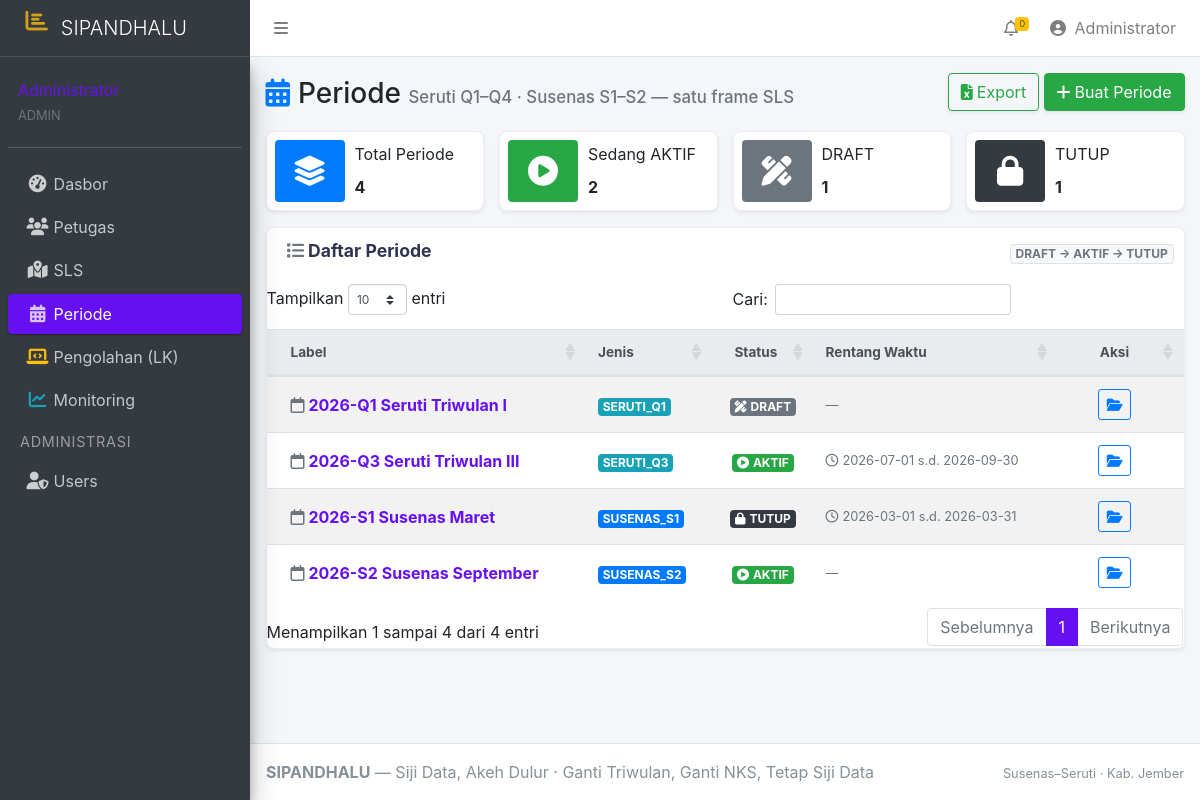
Before: /periode (signed in) with the older database file.
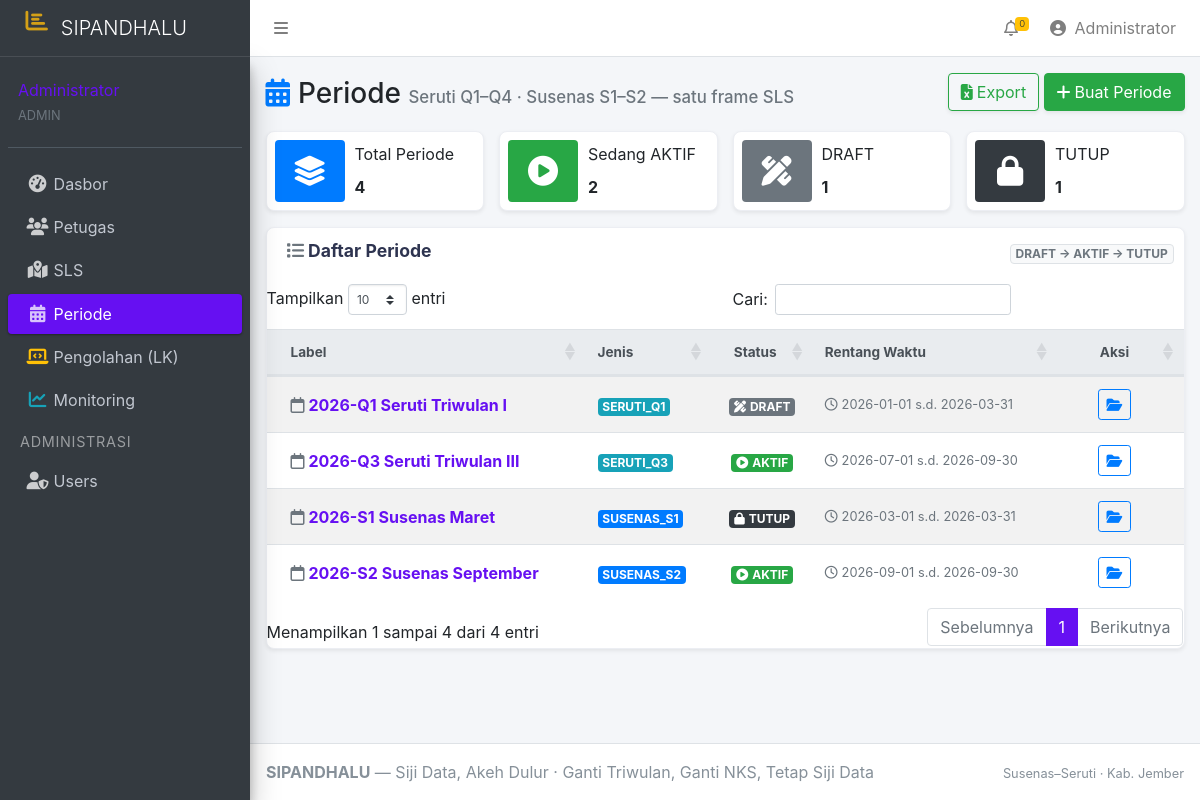
After: the same page with the newer database file.
### tables this page shows
CREATE TABLE `periode`  (
  `id` int UNSIGNED NOT NULL AUTO_INCREMENT,
  `tahun` smallint UNSIGNED NOT NULL,
  `jenis` enum('SERUTI_Q1','SERUTI_Q2','SERUTI_Q3','SERUTI_Q4','SUSENAS_S1','SUSENAS_S2') NOT NULL,
  `label` varchar(100) NOT NULL,
  `tgl_mulai` date NULL DEFAULT NULL,
  `tgl_selesai` date NULL DEFAULT NULL,
  `status` enum('DRAFT','AKTIF','TUTUP') NOT NULL DEFAULT 'DRAFT',
  `catatan` text NULL,
  `created_at` timestamp NULL DEFAULT CURRENT_TIMESTAMP,
  `updated_at` timestamp NULL DEFAULT CURRENT_TIMESTAMP ON UPDATE CURRENT_TIMESTAMP,
  PRIMARY KEY (`id`) USING BTREE,
  UNIQUE INDEX `uq_periode`(`tahun` ASC, `jenis` ASC) USING BTREE,
  INDEX `ix_periode_status`(`status` ASC, `tahun` ASC) USING BTREE
);

### app/Core/Response.php (called while the page is built, shortened)
<?php
final class Response
{
    public static function view(string $template, array $data = [], int $httpCode = 200): void
    {
        extract($data, EXTR_OVERWRITE);
        $file = dirname(__DIR__) . '/Views/' . $template;
        require $file;
        exit;
    }
}

### app/Controllers/PeriodeController.php (called while the page is built, shortened)
<?php
final class PeriodeController
{
    private PeriodeRepository $per;
    public function __construct()
    {
        $pdo = Database::connection();
        $this->per = new PeriodeRepository($pdo);
    }
    public function index(Request $req, array $params = []): void
    {
        Response::view('periode/index.phtml', [
            'rows' => $this->per->all(),
            'success' => Session::flash('success'), 'error' => Session::flash('error'),
            'import_errors' => Session::flash('import_errors') ?? [],
        ]);
    }
}

### app/Core/bootstrap.php (called while the page is built, shortened)
<?php
$router = new Router();
$router->dispatch(Request::capture());

### public/index.php (called while the page is built, shortened)
<?php
require dirname(__DIR__) . '/app/Core/bootstrap.php';

### app/Core/View.php (called while the page is built, shortened)
<?php
final class View
{
    public static function e(?string $v): string
    {
        return htmlspecialchars((string) ($v ?? ''), ENT_QUOTES, 'UTF-8');
    }
}

### app/Repositories/PeriodeRepository.php (called while the page is built, shortened)
<?php
final class PeriodeRepository
{
    public function all(): array
    {
        return $this->pdo->query('SELECT * FROM periode ORDER BY tahun DESC, jenis')->fetchAll();
    }
}

### app/Views/periode/index.phtml (the view, shortened to what this page needs)
<?php
require __DIR__ . '/../layouts/header.phtml';
?>
<div class="d-flex justify-content-between align-items-center mb-3 flex-wrap">
  <h1 class="h3 mb-0 text-gray-800"><i class="fas fa-calendar-alt mr-2 text-primary"></i>Periode <small class="text-muted h6">Seruti Q1–Q4 · Susenas S1–S2 — satu frame SLS</small></h1>
  <div class="mb-1">
    <a class="btn btn-outline-success shadow-sm" href="/periode/export"><i class="fas fa-file-excel mr-1"></i>Export</a>
    <a class="btn btn-success shadow-sm" href="/periode/baru"><i class="fas fa-plus mr-1"></i>Buat Periode</a>
  </div>
</div>
<?php
$nAktif = count(array_filter($rows, fn ($r) => $r['status'] === 'AKTIF'));
$nDraft = count(array_filter($rows, fn ($r) => $r['status'] === 'DRAFT'));
$nTutup = count(array_filter($rows, fn ($r) => $r['status'] === 'TUTUP'));
?>
<div class="row">
  <div class="col-6 col-md-4 col-xl-3"><div class="info-box shadow-sm mb-3"><span class="info-box-icon bg-primary"><i class="fas fa-layer-group"></i></span><div class="info-box-content"><span class="info-box-text">Total Periode</span><span class="info-box-number"><?= count($rows) ?></span></div></div></div>
  <div class="col-6 col-md-4 col-xl-3"><div class="info-box shadow-sm mb-3"><span class="info-box-icon bg-success"><i class="fas fa-play-circle"></i></span><div class="info-box-content"><span class="info-box-text">Sedang AKTIF</span><span class="info-box-number"><?= $nAktif ?></span></div></div></div>
  <div class="col-6 col-md-4 col-xl-3"><div class="info-box shadow-sm mb-3"><span class="info-box-icon bg-secondary"><i class="fas fa-pencil-ruler"></i></span><div class="info-box-content"><span class="info-box-text">DRAFT</span><span class="info-box-number"><?= $nDraft ?></span></div></div></div>
  <div class="col-6 col-md-4 col-xl-3"><div class="info-box shadow-sm mb-3"><span class="info-box-icon bg-dark"><i class="fas fa-lock"></i></span><div class="info-box-content"><span class="info-box-text">TUTUP</span><span class="info-box-number"><?= $nTutup ?></span></div></div></div>
</div>
<div class="card shadow-sm">
  <div class="card-header border-0">
    <h3 class="card-title font-weight-bold"><i class="fas fa-list mr-1 text-muted"></i>Daftar Periode</h3>
    <div class="card-tools"><span class="badge badge-light border text-muted">DRAFT → AKTIF → TUTUP</span></div>
  </div>
  <div class="card-body p-0 table-responsive">
  <table class="table table-striped table-hover table-valign-middle data-table">
  <thead class="thead-light"><tr><th>Label</th><th>Jenis</th><th class="text-center">Status</th><th>Rentang Waktu</th><th class="text-center" style="width:90px">Aksi</th></tr></thead>
<?php
$badgeJenis = static fn (string $j): string => str_starts_with($j, 'SERUTI') ? 'badge-info' : 'badge-primary';
foreach ($rows as $r):
  $st = $r['status'];
  $badgeSt = ['DRAFT' => 'badge-secondary', 'AKTIF' => 'badge-success', 'TUTUP' => 'badge-dark'][$st] ?? 'badge-light';
  $iconSt = ['DRAFT' => 'fa-pencil-ruler', 'AKTIF' => 'fa-play-circle', 'TUTUP' => 'fa-lock'][$st] ?? 'fa-circle';
?>
  <tr>
    <td><a class="font-weight-bold" href="/periode/<?= (int) $r['id'] ?>"><i class="far fa-calendar mr-1 text-muted"></i><?= \App\Core\View::e($r['label']) ?></a></td>
    <td><span class="badge <?= $badgeJenis((string) $r['jenis']) ?>"><?= \App\Core\View::e($r['jenis']) ?></span></td>
    <td class="text-center"><span class="badge <?= $badgeSt ?>"><i class="fas <?= $iconSt ?> mr-1"></i><?= \App\Core\View::e($st) ?></span></td>
    <td class="text-muted small text-nowrap">
      <?php if (!empty($r['tgl_mulai']) || !empty($r['tgl_selesai'])): ?>
      <i class="far fa-clock mr-1"></i><?= \App\Core\View::e((string) ($r['tgl_mulai'] ?? '—')) ?> s.d. <?= \App\Core\View::e((string) ($r['tgl_selesai'] ?? '—')) ?>
      <?php else: ?><span class="text-muted">—</span><?php endif; ?>
    </td>
    <td class="text-center"><a class="btn btn-sm btn-outline-primary" href="/periode/<?= (int) $r['id'] ?>" data-toggle="tooltip" title="Buka detail periode"><i class="fas fa-folder-open"></i></a></td>
  </tr>
<?php endforeach; ?>
  </table>
  </div>
</div>
<?php require __DIR__ . '/../layouts/footer.phtml'; ?>

### app/Core/Router.php (shortened to what this page needs)
<?php
final class Router
{
    private array $routes = [];
    private function add(string $http, string $path, string $controller, string $method, array $middleware): void
    {
        $this->routes[] = ['method' => $http, 'path' => $path, 'handler' => [$controller, $method], 'middleware' => $middleware];
    }
    public function dispatch(Request $request): void
    {
        foreach ($this->routes as $r) {
            $params = [];
            if ($r['method'] === $request->method && $this->match($r['path'], $request->path, $params)) {
                [$class, $method] = $r['handler'];
                $c = new $class();
                $c->$method($request, $params);
                return;
            }
        }
    }
    private function match(string $pattern, string $path, array &$params): bool
    {
        $regex = preg_replace('#\{([a-zA-Z_]+)\}#', '(?P<$1>[^/]+)', $pattern);
        $regex = '#^' . $regex . '$#';
        if (preg_match($regex, $path, $m)) {
            return true;
        }
        return false;
    }
}

### app/Views/layouts/header.phtml (shortened to what this page needs)
<?php
$user = $user ?? ($_SESSION['user'] ?? null);
$isAdmin = (($user['role_code'] ?? '') === 'ADMIN');
$active = function (string $prefix): string {
    $uri = parse_url($_SERVER['REQUEST_URI'] ?? '/', PHP_URL_PATH) ?: '/';
    if ($prefix === '/') {
        return ($uri === '/' || $uri === '') ? 'active' : '';
    }
    return str_starts_with($uri, $prefix) ? 'active' : '';
};
?>
<!doctype html>
<html lang="id">
<head>
<link rel="stylesheet" href="/assets/vendor/css/bootstrap.min.css">
<link rel="stylesheet" href="/assets/vendor/css/fontawesome.all.min.css">
<link rel="stylesheet" href="/assets/vendor/css/dataTables.bootstrap4.min.css">
<link rel="stylesheet" href="/assets/adminlte/css/adminlte.min.css">
<link rel="stylesheet" href="/assets/css/app.css">
</head>
<body class="hold-transition sidebar-mini layout-navbar-fixed layout-footer-fixed accent-indigo">
<div class="wrapper">
  <nav class="main-header navbar navbar-expand navbar-white navbar-light">
    <ul class="navbar-nav">
      <li class="nav-item">
        <a class="nav-link" data-widget="pushmenu" href="#" role="button"><i class="fas fa-bars"></i></a>
      </li>
    </ul>
    <ul class="navbar-nav ml-auto">
      <li class="nav-item dropdown notifications-menu">
        <a class="nav-link" data-toggle="dropdown" href="#" role="button" aria-haspopup="true" aria-expanded="false">
          <i class="far fa-bell"></i>
          <span class="badge badge-warning navbar-badge">0</span>
        </a>
      </li>
      <?php if ($user): ?>
      <li class="nav-item dropdown user-menu">
        <a href="#" class="nav-link dropdown-toggle" data-toggle="dropdown" role="button" aria-haspopup="true" aria-expanded="false">
          <i class="fas fa-user-circle"></i>
          <span class="d-none d-md-inline ml-1"><?= View::e($user['nama'] ?? 'Pengguna') ?></span>
        </a>
      </li>
      <?php endif; ?>
    </ul>
  </nav>
  <?php if ($user): ?>
  <aside class="main-sidebar sidebar-dark-indigo elevation-4">
    <a href="/" class="brand-link">
      <span class="brand-image"><i class="fas fa-chart-bar" style="font-size:1.4rem"></i></span>
      <span class="brand-text font-weight-light">SIPANDHALU</span>
    </a>
    <div class="sidebar">
      <div class="user-panel mt-3 pb-3 mb-3 d-flex">
        <div class="info">
          <a href="/password" class="d-block"><?= View::e($user['nama'] ?? '') ?></a>
          <span class="text-muted" style="font-size:.8rem"><?= View::e($user['role_code'] ?? '') ?></span>
        </div>
      </div>
      <nav class="mt-2">
        <ul class="nav nav-pills nav-sidebar flex-column" data-widget="treeview" role="menu" data-accordion="false">
          <li class="nav-item"><a href="/" class="nav-link <?= $active('/') ?>"><i class="nav-icon fas fa-tachometer-alt"></i><p>Dasbor</p></a></li>
          <li class="nav-item"><a href="/petugas" class="nav-link <?= $active('/petugas') ?>"><i class="nav-icon fas fa-users"></i><p>Petugas</p></a></li>
          <li class="nav-item"><a href="/sls" class="nav-link <?= $active('/sls') ?>"><i class="nav-icon fas fa-map-marked-alt"></i><p>SLS</p></a></li>
          <li class="nav-item"><a href="/periode" class="nav-link <?= $active('/periode') ?>"><i class="nav-icon fas fa-calendar-alt"></i><p>Periode</p></a></li>
          <li class="nav-item"><a href="/pengolahan" class="nav-link <?= $active('/pengolahan') ?>"><i class="nav-icon fas fa-laptop-code text-warning"></i><p>Pengolahan (LK)</p></a></li>
          <li class="nav-item"><a href="/monitoring" class="nav-link <?= $active('/monitoring') ?>"><i class="nav-icon fas fa-chart-line text-info"></i><p>Monitoring</p></a></li>
          <?php if ($isAdmin): ?>
          <li class="nav-header">ADMINISTRASI</li>
          <li class="nav-item"><a href="/users" class="nav-link <?= $active('/users') ?>"><i class="nav-icon fas fa-user-shield"></i><p>Users</p></a></li>
          <?php endif; ?>
        </ul>
      </nav>
    </div>
  </aside>
  <div class="content-wrapper">
<?php endif; ?>
    <section class="content pt-3">
      <div class="container-fluid">

### app/Views/layouts/footer.phtml (shortened to what this page needs)
      </div>
    </section>
  </div>
  <footer class="main-footer">
    <strong>SIPANDHALU</strong> — Siji Data, Akeh Dulur · Ganti Triwulan, Ganti NKS, Tetap Siji Data
    <div class="float-right d-none d-sm-inline"><small>Susenas–Seruti · Kab. Jember</small></div>
  </footer>
</div>
</body>
</html>

### public/assets/css/app.css (style rules this page uses)
:root { --tembakau:#6F4E37;--daun:#2D6A4F;--emas:#D4A017;--bg:#faf7f0 }
.sidebar-dark-indigo { --bs-navy:#2e3450 }
.sidebar-dark-indigo .brand-link { border-bottom:1px solid rgba(255,255,255,.1) }
.sidebar-dark-indigo .brand-image { color:var(--emas);text-align:center;width:2rem }
.sidebar-dark-indigo .nav-header { color:rgba(255,255,255,.5);letter-spacing:.05em }
.sidebar-dark-indigo .nav-link>.nav-icon { color:rgba(255,255,255,.75) }
h1,h2,h3 { color:#2e3450;font-weight:600 }
.content h1 small,.content h2 small { color:#6b7280;font-size:.6em }
table.dataTable thead th { font-size:.85rem }
.card-body table { margin:.2rem 0 }
.card.shadow-sm { border:1px solid #eceef3;border-radius:.5rem }
.info-box { border-radius:.5rem;border:1px solid #eceef3 }
:root { --ph-indigo:#2e3450;--ph-emas:#D4A017;--ph-daun:#2D6A4F;--ph-line:#eceef3 }

Changed rows visible on the page:
changed periode "2026-Q1 Seruti Triwulan I": tgl_mulai empty → "2026-01-01" (drawn)
changed periode "2026-S2 Susenas September": tgl_mulai empty → "2026-09-01" (drawn)
Other visible differences:
new list line: "2026-01-01 s.d. 2026-03-31"
new list line: "2026-09-01 s.d. 2026-09-30"
